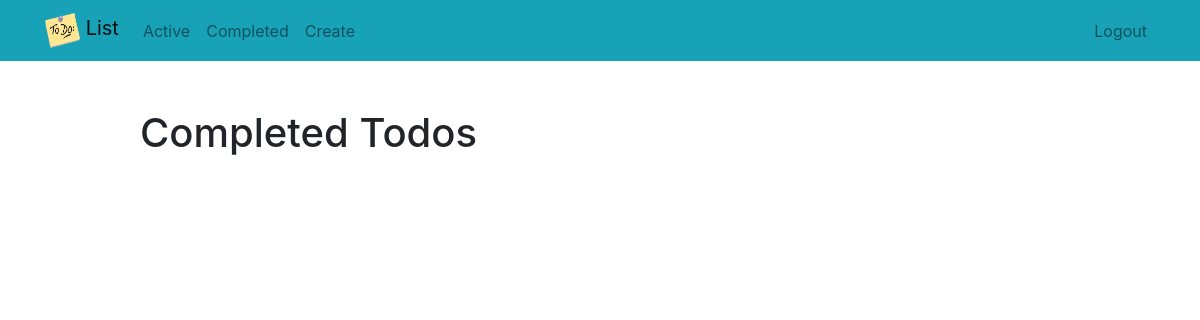
/completed/ (signed in), run on an earlier commit of the app's database.
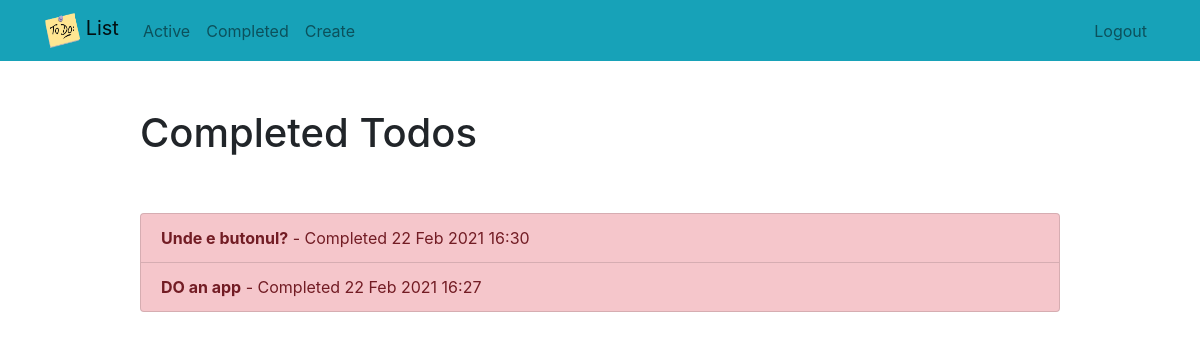
And on a later commit of the database.
### todo/models.py (models this page shows, shortened)
class Todo(models.Model):
    title = models.CharField(max_length=150)
    memo = models.TextField(blank=True)
    created = models.DateTimeField(auto_now_add=True)
    datecompleted = models.DateTimeField(null=True, blank=True)
    important = models.BooleanField(default=False)
    user = models.ForeignKey(User, on_delete=models.CASCADE)

### todo/views.py (the view)
# urls.py: path('completed/', views.completedtodos, name='completedtodos'),
@login_required
def completedtodos(request):
    todos = Todo.objects.filter(user=request.user, datecompleted__isnull=False).order_by('-datecompleted')
    return render(request, 'todo/completedtodos.html', {'todos':todos})

### todo/templates/todo/completedtodos.html
{% extends "todo/base.html" %}
{% block content %}
    <div class="row justify-content-center mt-5">
        <div class="col-md-10">
            <h1>Completed Todos</h1>
        </div>
    </div>
    <div class="row justify-content-center mt-5">
        <div class="col-md-10">
            <div class="list-group">
                {% for todo in todos %}
                    <a href="{% url 'viewtodo' todo.id %}" class="list-group-item list-group-item-action{% if todo.important %} list-group-item-danger{% endif %}"><b>{{ todo.title }}</b> - Completed {{ todo.datecompleted|date:'d M Y H:i' }}</a>
                {% endfor %}
            </div>
        </div>
    </div>
{% endblock %}

What changed in the data, as far as the page shows it:
added Todo: title "Unde e butonul?", datecompleted "22 Feb 2021 16:30"
now on this page (row edited): Todo: title "DO an app", datecompleted "22 Feb 2021 16:27"
